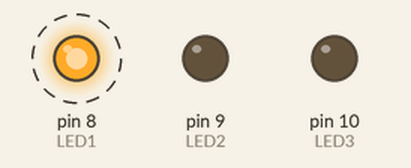
A sketch run on a simulated Arduino Uno, built with avr-gcc and run on an emulated ATmega328P. Parts: output pins drawn as LEDs (lit = HIGH). Dashed ring = blinking.

Above: at 0.2 s.
Timing chart, 0 to 3.5 s (numbered marks = the images above):
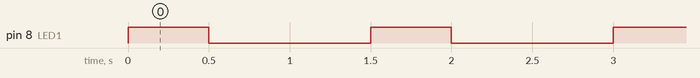

The sketch:

codigo1-tresleds.ino
```cpp
#define LED1 8
#define LED2 9
#define LED3 10

void setup() {

 pinMode(LED1, OUTPUT);
 pinMode(LED2, OUTPUT);
 pinMode(LED3, OUTPUT);

}

void loop() {

 digitalWrite(LED1, HIGH);
 delay(500);
 digitalWrite(LED1, LOW);
 delay(500);
 digitalWrite(LED2, LOW);
 delay(500);

}
```

Measured:
- by itself, pin 8 (LED1): alternates HIGH for 0.50 s and LOW for 1.0 s
